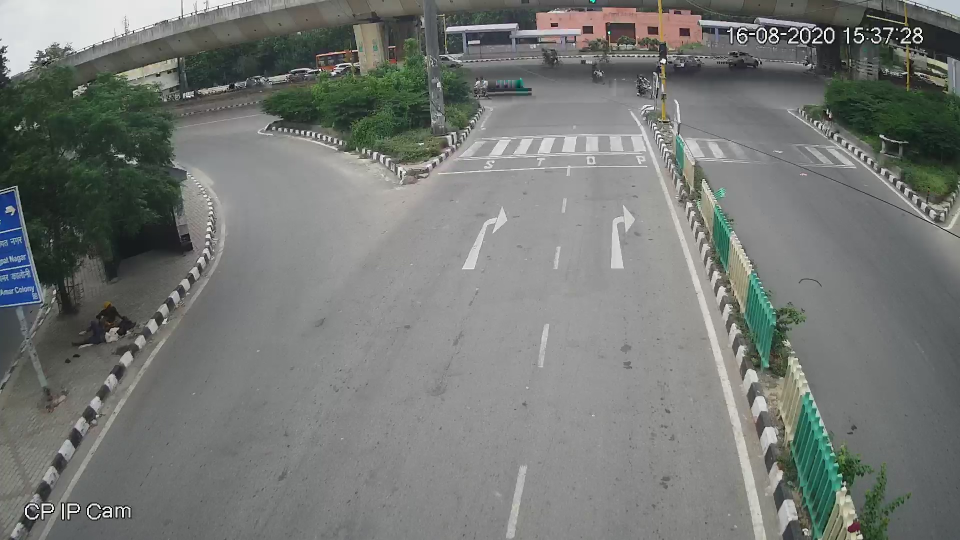
//> input picture subtask-1/empty.jpg, 1920 x 1080 px (shown at 1/2 size)
$ ./method2 ../../../subtask-1/empty.jpg ../../../subtask-1/traffic.jpg   (built with g++ and OpenCV 4)
//> lines starting //> are read from the running program, lines starting //| are printed output that depends on the picture; after the words box and inside, x2 and y2 are one past the last pixel; in counts of white or black regions, pixels touching at a corner belong together
### subtask-3/method3_duplicate/functions.h
#ifndef FUNCTIONS_H
#define FUNCTIONS_H

#include <opencv2/opencv.hpp>
#include <iostream>
#include <sys/stat.h>
#include <unistd.h>
#include <string>
#include <fstream>
#include <regex>

#define pb push_back
#define fast ios_base::sync_with_stdio(false), cin.tie(NULL), cout.tie(NULL);
#define endl "\n"
#define ff first
#define ss second
#define ll long long int
#define mod (ll) 1e9 + 7

using namespace cv;
using namespace std;

struct userdata;
void mouseHandler(int event, int x, int y, int flags, void* data_ptr);
void cropImage(Mat &croppedImage, Mat &bird_view, userdata &data, Mat &h);
userdata gettingInitialData(Mat inputImage);
bool isImageFile(string str);
bool isFileExist (const std::string& name);
int checkFile(bool check1, bool check2);
void destPoints(vector<Point2f> &pts_dst);
Mat subtract_bg(Mat background, Mat current);
float queueDensity(Mat croppedFilteredFrame);
float movingDensity(Mat previousFrame, Mat currentFrame);


#endif

### subtask-3/method3_duplicate/functions.cpp
#include <opencv2/opencv.hpp>
#include <iostream>
#include <sys/stat.h>
#include <unistd.h>
#include <string>
#include <fstream>
#include <regex>
#include "functions.h"

#define pb push_back
#define fast ios_base::sync_with_stdio(false), cin.tie(NULL), cout.tie(NULL);
#define endl "\n"
#define ff first
#define ss second
#define ll long long int
#define mod (ll) 1e9 + 7

using namespace cv;
using namespace std;


struct userdata {
    Mat im;
    vector<Point2f> points;
};

void mouseHandler(int event, int x, int y, int flags, void* data_ptr) {
    if  (event == 1) {
        // Taking input of the mouse click
        userdata *data = ((userdata *) data_ptr);
        // Using small red dots/circles wherever the mouse clicks for user to know
        circle(data->im, Point(x,y),2,Scalar(0,0,600), 5, cv::LINE_AA);
        // To show the Image with Red dots
        imshow("Image", data->im);
        // Saving the co-ordinates of mouse click in data
        data->points.push_back(Point2f(x,y));

    }
}

void cropImage(Mat &croppedImage, Mat &bird_view, userdata &data, Mat &h) {
  vector<pair<int, int>> mouse_clicks(4, {0, 0});
  vector<pair<int, int>> crop_this(4, {0, 0});
  for(int i=0; i<4; i++) {
      mouse_clicks[i].ff = data.points[i].x;
      mouse_clicks[i].ss = data.points[i].y;
      // cout<<mouse_clicks[i].ff<<" "<<mouse_clicks[i].ss<<endl;

      Mat pt1 = (Mat_<double>(3, 1) << mouse_clicks[i].ff, mouse_clicks[i].ss, 1);
      Mat pt2 = h*pt1;
      pt2 /= pt2.at<double>(2);

      // cout<<pt2.at<double>(0)<<" "<<pt2.at<double>(1)<<" "<<pt2.at<double>(2)<<"kb"<<endl;
      crop_this[i].ff = pt2.at<double>(0);
      crop_this[i].ss = pt2.at<double>(1);
  }
  int crop_w = crop_this[2].ff - crop_this[0].ff;
  int crop_h = crop_this[1].ss - crop_this[0].ss;
  Mat ROI(bird_view, Rect(crop_this[0].ff, crop_this[0].ss, crop_w, crop_h));

  ROI.copyTo(croppedImage);
}

userdata gettingInitialData(Mat inputImage){

  userdata data;
  data.im = inputImage;
  cout << "Choose four points in anti-clockwise fashion, starting from top-left. \n Then press Enter." << endl;
  imshow("Image", inputImage);
  setMouseCallback("Image", mouseHandler, &data);
  waitKey(0);

  return data;
}

bool isImageFile(string str) {
  // Regex to check valid image file extension.
  const regex pattern("[^\\s]+(.*?)\\.(jpg|jpeg|png|gif|JPG|JPEG|PNG|GIF)$");
  if (str.empty()){ return false; }
  if(regex_match(str, pattern)){ return true;}
  else { return false;}
}

bool isFileExist (const std::string& name) {
  struct stat buffer;
  return (stat (name.c_str(), &buffer) == 0);
}

int checkFile(bool check1, bool check2) {
  if (check1 == false || check2 == false) {
      cout << "Hold up! \nMission failed succesfully: Could not find that image, or maybe that file isn't an image. \nDid you check if that file exists in this directory?" << endl;
      // wait for any key to be pressed
      cin.get();
      return -1;
  }
  return 0;
}

// [7 lines left out: function destPoints, not called in this run]

Mat subtract_bg(Mat background, Mat current) {
    Size size = background.size();
    Mat sub_image_return = Mat::zeros(size,CV_8UC1);
    for (int y = 0; y < sub_image_return.rows; y++) {
        for (int x = 0; x < sub_image_return.cols; x++) {
                    // Subtract the two images
                    sub_image_return.at<uchar>(y, x) = background.at<uchar>(y, x) - current.at<uchar>(y, x);
        }
    }
    return sub_image_return;
}

float queueDensity(Mat croppedFilteredFrame){
    float white = 0.0;
    for(int i=0; i<croppedFilteredFrame.rows; i++) {
        for(int j=0; j<croppedFilteredFrame.cols; j++) {
            float v = (float)croppedFilteredFrame.at<uchar>(i, j);

            if(v > 8) white++;
        }

    }
    return (white)/((float)croppedFilteredFrame.total());
    threshold(croppedFilteredFrame, croppedFilteredFrame, 200, 255, 3);

}

// [31 lines left out: function movingDensity, not called in this run]

### subtask-3/final_submission/method2/method2.cpp
#include <bits/stdc++.h>
#include <opencv2/opencv.hpp>
#include <sys/stat.h>
#include "functions.h"

#define mod (ll) 1e9 + 7

using namespace cv;
using namespace std;

float fx, fy;

struct userdata {
    Mat im;
    vector<Point2f> points;
};


int main(int argc, char** argv) {

    //---taking user input points to warp perspective
    cout<<"Enter horizontal scaling parameter: \n";
    cin>>fx;
//> the answer given: 2
    cout<<"Enter vertical scaling parameter: \n";
    cin>>fy;
//> the answer given: 2
    Mat im_src = imread(argv[1]);
//> im_src is the input picture: 1080 rows x 1920 cols, CV_8UC3; mean B, G, R 116.9, 120.1, 116.9

    // // Check if file exists; return if it doesn't
    if(checkFile(isFileExist(argv[1]), isImageFile(argv[1])) == -1) {return 0;}

    cvtColor(im_src, im_src, COLOR_BGR2GRAY);
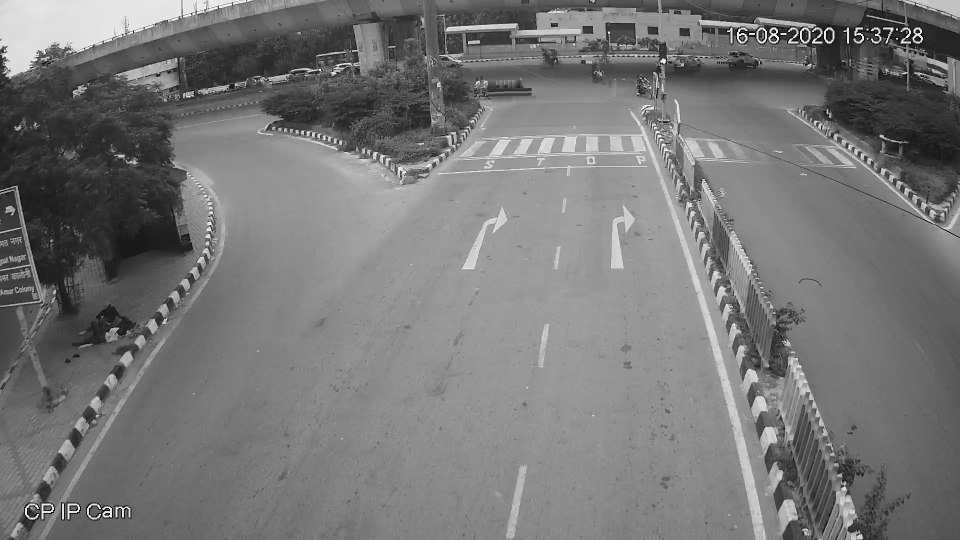
//> im_src: 1080 rows x 1920 cols, CV_8UC1 (shown at 1/2 size); min 0, max 255, mean 118.8
    Size size = im_src.size();
//> size = Size(1920, 1080)

    Mat im_dst = Mat::zeros(size,CV_8UC1);

    // Create vector and add destination points to it
    vector<Point2f> pts_dst;
    pts_dst.pb(Point2f(472,52));
    pts_dst.pb(Point2f(472, 830));
    pts_dst.pb(Point2f(800, 830));
    pts_dst.pb(Point2f(800, 52));

    // Set data for mouse event
    Mat im_temp = im_src.clone();

    // Show image and wait for mouse clicks
    userdata data = gettingInitialData(im_temp);
//> the left mouse button is pressed and released at (480, 270)
//> in mouseHandler, `circle(data->im, Point(x,y),2,Scalar(0,0,600), 5, cv::LINE_AA);`: data->im: 1080 rows x 1920 cols, CV_8UC1; 115 pixels changed, all inside (x1, y1, x2, y2) = (474, 265, 487, 277)
//> the left mouse button is pressed and released at (1440, 270)
//> in mouseHandler (call 3), `circle(data->im, Point(x,y),2,Scalar(0,0,600), 5, cv::LINE_AA);`: data->im: 1080 rows x 1920 cols, CV_8UC1; min 0, max 255, mean 118.8
//> the left mouse button is pressed and released at (1440, 810)
//> in mouseHandler (call 5), `circle(data->im, Point(x,y),2,Scalar(0,0,600), 5, cv::LINE_AA);`: data->im: 1080 rows x 1920 cols, CV_8UC1; min 0, max 255, mean 118.8
//> the left mouse button is pressed and released at (480, 810)
//> in mouseHandler (call 7), `circle(data->im, Point(x,y),2,Scalar(0,0,600), 5, cv::LINE_AA);`: data->im: 1080 rows x 1920 cols, CV_8UC1; min 0, max 255, mean 118.8
    clock_t start = clock();

    // Calculate the homography & warp source image to destination
    Mat h = findHomography(data.points, pts_dst);
//> pts_dst = 4 Points (x, y): [472, 52], [472, 830], [800, 830], [800, 52]; h = [[0, 0.607, 308], [0.81, 0, -337], [0, 0, 1]]
    warpPerspective(im_src, im_dst, h, size);
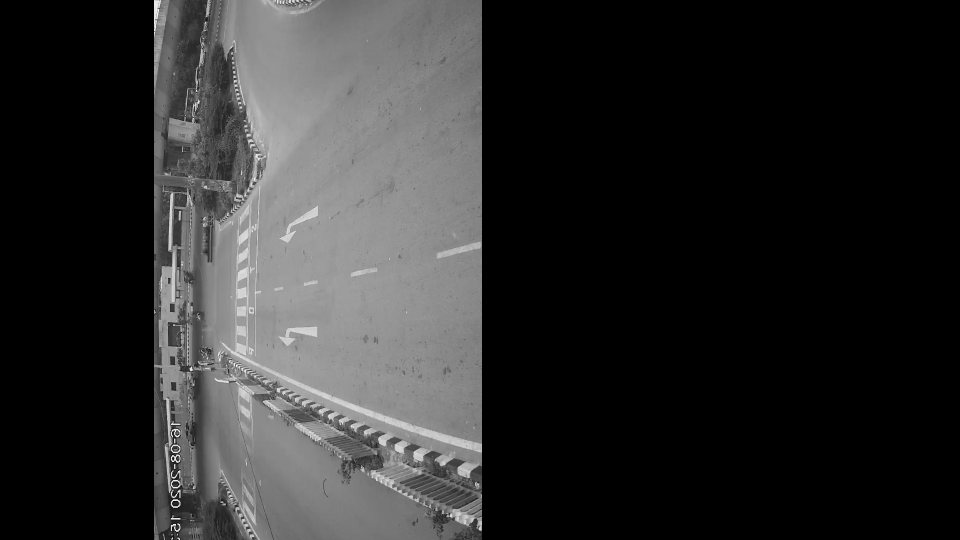
//> im_dst: 1080 rows x 1920 cols, CV_8UC1 (shown at 1/2 size); min 0, max 255, mean 44.1
    Mat bg_warp = Mat::zeros(size,CV_8UC1);
    warpPerspective(im_src, bg_warp, h, size);

    Mat cropped_bg_warp;
    cropImage(cropped_bg_warp, bg_warp, data, h);
//> the loop in cropImage, `for(int i=0; i<4; i++)` made 4 passes
//> (pt1, pt2) on passes 1 to 4: ([480, 270, 1], [472, 52, 1]), ([1440, 270, 1], [472, 830, 1]), ([1440, 810, 1], [800, 830, 1]), ([480, 810, 1], [800, 52, 1])
//> in cropImage, `int crop_w = crop_this[2].ff - crop_this[0].ff;`: crop_w = 329
//> in cropImage, `int crop_h = crop_this[1].ss - crop_this[0].ss;`: crop_h = 779
//> in cropImage, `Mat ROI(bird_view, Rect(crop_this[0].ff, crop_this[0].ss, crop_w, crop..`:
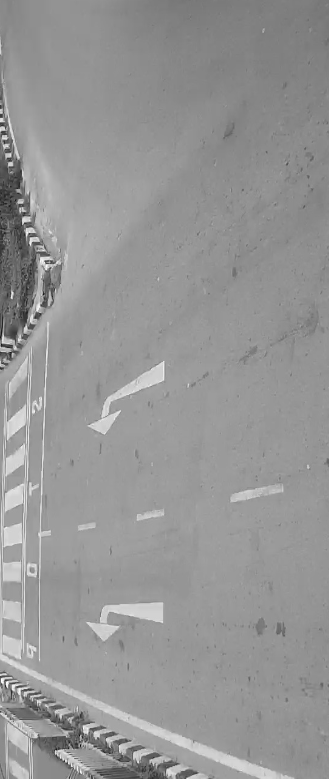
//> ROI: 779 rows x 329 cols, CV_8UC1; min 7, max 255, mean 149.8
    resize(cropped_bg_warp, cropped_bg_warp, Size(), fx, fy, INTER_AREA);

    // Start video processing - opening video
    VideoCapture vid(argv[2]);
    // VideoCapture vid("trafficsmall.mp4");

    double n = vid.get(CAP_PROP_FRAME_COUNT);
//> n = 1
    // n - number of frames in Video

    if(!vid.isOpened()) {
        cout<<"Error unable to open video"<<endl;
        return -1;
    }

    // naming output files with proper format
    string name = "method2_";
    string str_fx = to_string(fx);
    str_fx = str_fx.substr(0, 4);
    string str_fy = to_string(fy);
    str_fy = str_fy.substr(0, 4);
    name += str_fx;
    name += "_";
    name += str_fy;
    name += ".txt";

    // opening file
    ofstream out_file(name);
    Mat frame;
    vid >> frame;
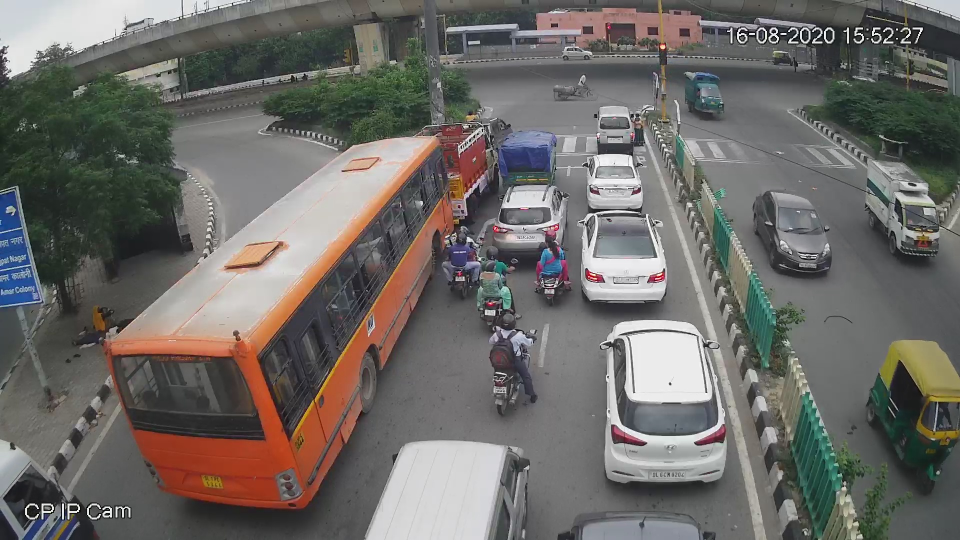
//> input picture subtask-1/traffic.jpg, 1920 x 1080 px (shown at 1/2 size)
//> frame is the input picture: 1080 rows x 1920 cols, CV_8UC3; mean B, G, R 102.5, 106.2, 109.1

    Mat warped_frame = Mat::zeros(size,CV_8UC1);
    cvtColor(frame, frame, COLOR_BGR2GRAY);
//> frame: 1080 rows x 1920 cols, CV_8UC1
    warpPerspective(frame, warped_frame, h, size);
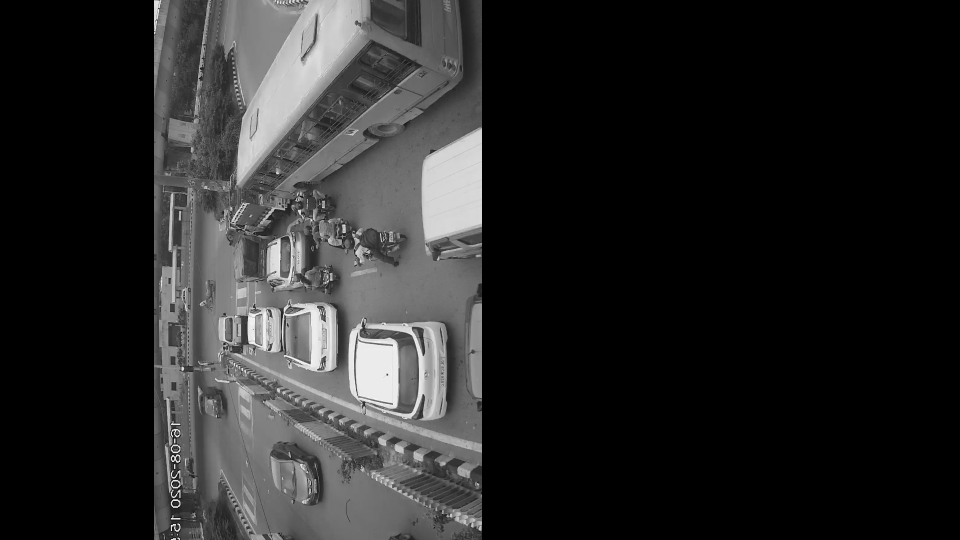
//> warped_frame: 1080 rows x 1920 cols, CV_8UC1 (shown at 1/2 size); min 0, max 255, mean 39
    Mat cropped_warped_frame;
    cropImage(cropped_warped_frame, warped_frame,data, h);
//> the loop in cropImage (call 2), `for(int i=0; i<4; i++)` made 4 passes
//> in cropImage (call 2), `Mat ROI(bird_view, Rect(crop_this[0].ff, crop_this[0].ss, crop_w, crop..`:
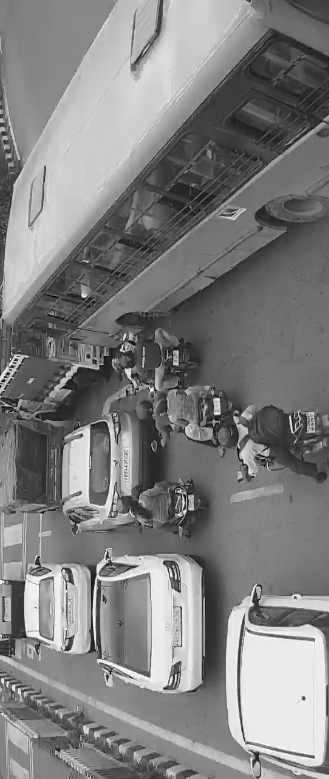
//> ROI: 779 rows x 329 cols, CV_8UC1; min 4, max 255, mean 127.4
    resize(cropped_warped_frame, cropped_warped_frame, Size(), fx, fy, INTER_AREA);

    Mat subtracted_warped_cropped = subtract_bg(cropped_bg_warp, cropped_warped_frame);
//> after the loop in subtract_bg, `for (int y = 0; y < sub_image_return.rows; y++)`:
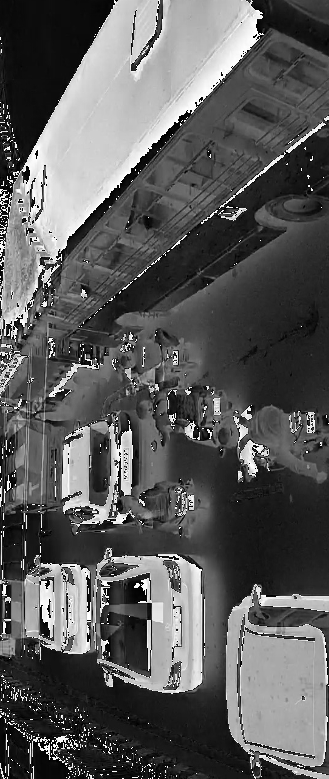
//> sub_image_return: 1558 rows x 658 cols, CV_8UC1 (shown at 1/2 size); min 0, max 255, mean 90.3
    // print_pixels(subtracted_warped);


    Mat prev_frame = cropped_warped_frame;
    int c = 0;
    ll d = 0;
    float prev_queu, prev_dyna;
    while(1) {
        c += 1;
        d += 1;
        c %= 2;
        Mat frame;
        vid >> frame;
        if(frame.empty()) break;
        if(c == 1) {
            Mat warped_frame = Mat::zeros(size,CV_8UC1);
            cvtColor(frame, frame, COLOR_BGR2GRAY);
            warpPerspective(frame, warped_frame, h, size);
            Mat cropped_warped_frame;
            cropImage(cropped_warped_frame, warped_frame, data, h);
            resize(cropped_warped_frame, cropped_warped_frame, Size(), fx, fy, INTER_AREA);
            Mat subtracted_warped_cropped = subtract_bg(cropped_bg_warp, cropped_warped_frame);
            float queue_d = queueDensity(subtracted_warped_cropped);
//> the loop in queueDensity, `for(int i=0; i<croppedFilteredFrame.rows; i++)` made 1558 passes
//> white on passes 1 to 3: 630, 1260, 1890
//> after the loop in queueDensity, `for(int i=0; i<croppedFilteredFrame.rows; i++)`: white = 998460
//> queue_d = 0.974

            // float dynamic_d = movingDensity(prev_frame, cropped_warped_frame);

            prev_frame = cropped_warped_frame;
            prev_queu = (queue_d);
//> prev_queu = 0.974
            // prev_dyna = (dynamic_d);
            // out_file << d << " " << to_string(queue_d) << " " << to_string(dynamic_d) << endl;
            // cout << d << " " << queue_d << " " << dynamic_d <<endl;
            d %= mod;
        }
        cout << d << " " << prev_queu << endl;
//| 1 0.973951
//| 2 0.973951
        out_file << d << " " << to_string(prev_queu) << " " << endl;

        char c = (char)waitKey(25);
//> the Esc key is pressed
        if(c == 27) break;
    }

    double time = (double)(clock() - start)/CLOCKS_PER_SEC;
    printf("Time taken: %.5fs\n", time);
    out_file<<"Time taken: "<<to_string(time)<<endl;

    // printf("Time taken: %.5fs\n", (double)(clock() - start)/CLOCKS_PER_SEC);
    out_file.close();
    vid.release();
    destroyAllWindows();
    return 0;
}
